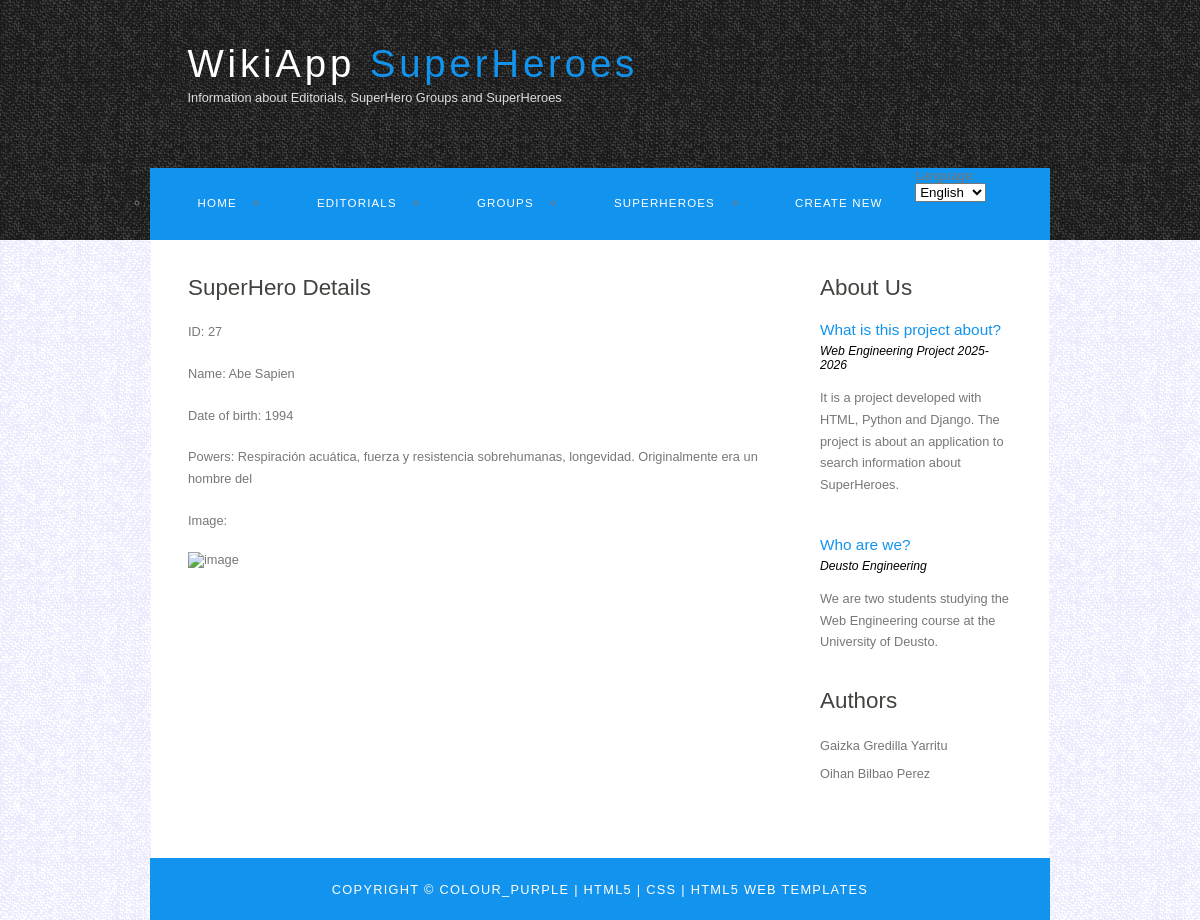
Screenshot of /WikiApp/detallesuperheroes/27/ with the database file from the repository.
### WikiApp/models.py (models this page shows, shortened)
class SuperHeroe(models.Model):
    nombre = models.CharField(max_length=50)
    poderes = models.CharField(max_length=100)
    Fnacimiento= models.PositiveIntegerField()
    imagenSuperHeroe = models.URLField(max_length=200, blank=True, null=True)

### WikiApp/views.py (the view)
# urls.py: path('detallesuperheroes/<int:pk>/', views.detalleSuperHeroe.as_view(),name='detallesuperheroes'),
class detalleSuperHeroe(DetailView):
    model=SuperHeroe
    template_name='WikiApp/detallesuperheroe.html'
    context_object_name='superheroe'

### WikiApp/templates/WikiApp/detallesuperheroe.html (shortened to what this page needs)
{% extends 'WikiApp/base.html' %}
{% load i18n static %}
{% block contenido %}
<html>
<head>
</head>
<body>
    <h1>{% trans "SuperHero Details" %}</h1>
    <p>{% trans "ID" %}: {{ superheroe.id }}</p>
    <p>{% trans "Name" %}: {{ superheroe.nombre }}</p>
    <p>{% trans "Date of birth" %}: {{ superheroe.Fnacimiento }}</p>
    <p>{% trans "Powers" %}: {{ superheroe.poderes }}</p>
    {% if superheroe.imagenSuperHeroe %}
        <p>{% trans "Image" %}:</p>
        <img class="imagenSuperHeroe" src="{{ superheroe.imagenSuperHeroe }}" alt="{% trans 'image' %}" style="width:300px" >
    {% else %}
        <p>{% trans "No image available for this SuperHero" %}.</p>
    {% endif %}
</body>
</html>
{% endblock %}

### WikiApp/static/style.css (style rules this page uses)
html { height: 100%; }
* { margin: 0; padding: 0; }
body { font: normal .80em 'trebuchet ms', arial, sans-serif; background: #F0EFE2 url(background.png) repeat; color: #777; }
p { padding: 0 0 20px 0; line-height: 1.7em; }
img { border: 0; }
h1, h2, h3, h4, h5, h6 { font: normal 175% 'century gothic', arial, sans-serif; color: #43423F; margin: 0 0 15px 0; padding: 15px 0 5px 0; }

### rows the page displays
SuperHeroe: id "27", nombre "Abe Sapien", Fnacimiento "1994", poderes "Respiración acuática, fuerza y resistencia sobrehumanas, longevidad. Originalmente era un hombre del"
